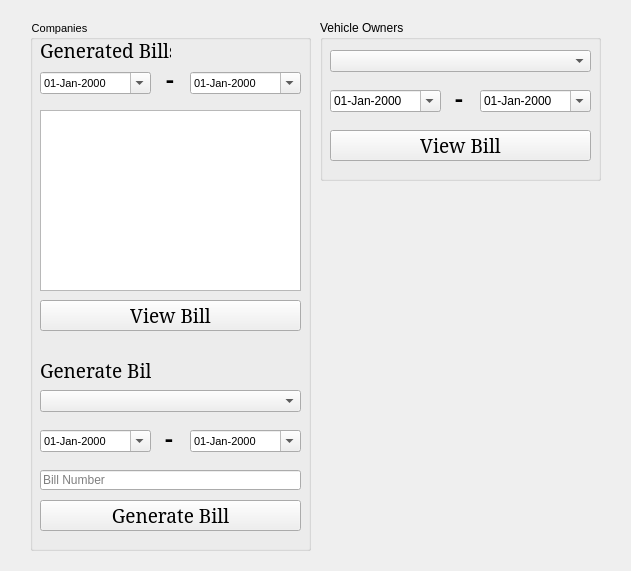
<?xml version="1.0" encoding="UTF-8"?>
<ui version="4.0">
 <class>BillSubmissionWindow</class>
 <widget class="QMainWindow" name="BillSubmissionWindow">
  <property name="geometry">
   <rect>
    <x>0</x>
    <y>0</y>
    <width>631</width>
    <height>571</height>
   </rect>
  </property>
  <property name="windowTitle">
   <string>Bill Submission - KB Roadways</string>
  </property>
  <property name="windowIcon">
   <iconset>
    <normaloff>../__Assets/Logos/CompanyLogo.png</normaloff>../__Assets/Logos/CompanyLogo.png</iconset>
  </property>
  <widget class="QWidget" name="centralwidget">
   <widget class="QLabel" name="lblLogo">
    <property name="geometry">
     <rect>
      <x>320</x>
      <y>220</y>
      <width>291</width>
      <height>281</height>
     </rect>
    </property>
    <property name="acceptDrops">
     <bool>false</bool>
    </property>
    <property name="autoFillBackground">
     <bool>false</bool>
    </property>
    <property name="text">
     <string/>
    </property>
    <property name="pixmap">
     <pixmap>../__Assets/Logos/CompanyLogo.png</pixmap>
    </property>
    <property name="scaledContents">
     <bool>true</bool>
    </property>
   </widget>
   <widget class="QGroupBox" name="gbCompanies">
    <property name="geometry">
     <rect>
      <x>30</x>
      <y>20</y>
      <width>281</width>
      <height>531</height>
     </rect>
    </property>
    <property name="font">
     <font>
      <pointsize>8</pointsize>
      <weight>50</weight>
      <bold>false</bold>
     </font>
    </property>
    <property name="styleSheet">
     <string notr="true">color: rgb(0, 0, 0);</string>
    </property>
    <property name="title">
     <string>Companies</string>
    </property>
    <property name="flat">
     <bool>false</bool>
    </property>
    <widget class="QLabel" name="lblGeneratedBills">
     <property name="geometry">
      <rect>
       <x>10</x>
       <y>10</y>
       <width>131</width>
       <height>41</height>
      </rect>
     </property>
     <property name="font">
      <font>
       <family>Constantia</family>
       <pointsize>14</pointsize>
       <weight>50</weight>
       <bold>false</bold>
      </font>
     </property>
     <property name="text">
      <string>Generated Bills</string>
     </property>
    </widget>
    <widget class="QListWidget" name="lwGeneratedCompanyBills">
     <property name="geometry">
      <rect>
       <x>10</x>
       <y>90</y>
       <width>261</width>
       <height>181</height>
      </rect>
     </property>
    </widget>
    <widget class="QDateEdit" name="deLowestTransportDateCompanyGenerateBill">
     <property name="geometry">
      <rect>
       <x>10</x>
       <y>410</y>
       <width>111</width>
       <height>22</height>
      </rect>
     </property>
     <property name="font">
      <font>
       <pointsize>8</pointsize>
       <weight>50</weight>
       <bold>false</bold>
       <stylestrategy>PreferAntialias</stylestrategy>
      </font>
     </property>
     <property name="cursor">
      <cursorShape>ArrowCursor</cursorShape>
     </property>
     <property name="acceptDrops">
      <bool>false</bool>
     </property>
     <property name="wrapping">
      <bool>false</bool>
     </property>
     <property name="frame">
      <bool>true</bool>
     </property>
     <property name="buttonSymbols">
      <enum>QAbstractSpinBox::UpDownArrows</enum>
     </property>
     <property name="accelerated">
      <bool>false</bool>
     </property>
     <property name="minimumDate">
      <date>
       <year>1752</year>
       <month>9</month>
       <day>14</day>
      </date>
     </property>
     <property name="displayFormat">
      <string>dd-MMM-yyyy</string>
     </property>
     <property name="calendarPopup">
      <bool>true</bool>
     </property>
     <property name="currentSectionIndex">
      <number>0</number>
     </property>
    </widget>
    <widget class="QDateEdit" name="deHighestTransportDateCompanyGenerateBill">
     <property name="geometry">
      <rect>
       <x>160</x>
       <y>410</y>
       <width>111</width>
       <height>22</height>
      </rect>
     </property>
     <property name="font">
      <font>
       <pointsize>8</pointsize>
       <weight>50</weight>
       <bold>false</bold>
       <stylestrategy>PreferAntialias</stylestrategy>
      </font>
     </property>
     <property name="cursor">
      <cursorShape>ArrowCursor</cursorShape>
     </property>
     <property name="acceptDrops">
      <bool>false</bool>
     </property>
     <property name="wrapping">
      <bool>false</bool>
     </property>
     <property name="frame">
      <bool>true</bool>
     </property>
     <property name="buttonSymbols">
      <enum>QAbstractSpinBox::UpDownArrows</enum>
     </property>
     <property name="accelerated">
      <bool>false</bool>
     </property>
     <property name="minimumDate">
      <date>
       <year>1752</year>
       <month>9</month>
       <day>14</day>
      </date>
     </property>
     <property name="displayFormat">
      <string>dd-MMM-yyyy</string>
     </property>
     <property name="calendarPopup">
      <bool>true</bool>
     </property>
     <property name="currentSectionIndex">
      <number>0</number>
     </property>
    </widget>
    <widget class="QLabel" name="lblHiphen">
     <property name="geometry">
      <rect>
       <x>135</x>
       <y>398</y>
       <width>16</width>
       <height>41</height>
      </rect>
     </property>
     <property name="font">
      <font>
       <family>Constantia</family>
       <pointsize>19</pointsize>
       <weight>75</weight>
       <bold>true</bold>
      </font>
     </property>
     <property name="text">
      <string>-</string>
     </property>
    </widget>
    <widget class="QComboBox" name="cbCompanies">
     <property name="geometry">
      <rect>
       <x>10</x>
       <y>370</y>
       <width>261</width>
       <height>22</height>
      </rect>
     </property>
    </widget>
    <widget class="QPushButton" name="btnViewCompanyBill">
     <property name="geometry">
      <rect>
       <x>10</x>
       <y>280</y>
       <width>261</width>
       <height>31</height>
      </rect>
     </property>
     <property name="font">
      <font>
       <family>Constantia</family>
       <pointsize>14</pointsize>
       <weight>50</weight>
       <bold>false</bold>
      </font>
     </property>
     <property name="text">
      <string>View Bill</string>
     </property>
     <property name="shortcut">
      <string>Ctrl+S</string>
     </property>
    </widget>
    <widget class="QLabel" name="lblGenerateBill">
     <property name="geometry">
      <rect>
       <x>10</x>
       <y>330</y>
       <width>111</width>
       <height>41</height>
      </rect>
     </property>
     <property name="font">
      <font>
       <family>Constantia</family>
       <pointsize>14</pointsize>
       <weight>50</weight>
       <bold>false</bold>
      </font>
     </property>
     <property name="text">
      <string>Generate Bill</string>
     </property>
    </widget>
    <widget class="QPushButton" name="btnGenerateCompanyBill">
     <property name="geometry">
      <rect>
       <x>10</x>
       <y>480</y>
       <width>261</width>
       <height>31</height>
      </rect>
     </property>
     <property name="font">
      <font>
       <family>Constantia</family>
       <pointsize>14</pointsize>
       <weight>50</weight>
       <bold>false</bold>
      </font>
     </property>
     <property name="text">
      <string>Generate Bill</string>
     </property>
     <property name="shortcut">
      <string>Ctrl+S</string>
     </property>
    </widget>
    <widget class="QDateEdit" name="deLowestTransportDateCompanyGeneratedBill">
     <property name="geometry">
      <rect>
       <x>10</x>
       <y>52</y>
       <width>111</width>
       <height>22</height>
      </rect>
     </property>
     <property name="font">
      <font>
       <pointsize>8</pointsize>
       <weight>50</weight>
       <bold>false</bold>
       <stylestrategy>PreferAntialias</stylestrategy>
      </font>
     </property>
     <property name="cursor">
      <cursorShape>ArrowCursor</cursorShape>
     </property>
     <property name="acceptDrops">
      <bool>false</bool>
     </property>
     <property name="wrapping">
      <bool>false</bool>
     </property>
     <property name="frame">
      <bool>true</bool>
     </property>
     <property name="buttonSymbols">
      <enum>QAbstractSpinBox::UpDownArrows</enum>
     </property>
     <property name="accelerated">
      <bool>false</bool>
     </property>
     <property name="minimumDate">
      <date>
       <year>1752</year>
       <month>9</month>
       <day>14</day>
      </date>
     </property>
     <property name="displayFormat">
      <string>dd-MMM-yyyy</string>
     </property>
     <property name="calendarPopup">
      <bool>true</bool>
     </property>
     <property name="currentSectionIndex">
      <number>0</number>
     </property>
    </widget>
    <widget class="QDateEdit" name="deHighestTransportDateCompanyGeneratedBill">
     <property name="geometry">
      <rect>
       <x>160</x>
       <y>52</y>
       <width>111</width>
       <height>22</height>
      </rect>
     </property>
     <property name="font">
      <font>
       <pointsize>8</pointsize>
       <weight>50</weight>
       <bold>false</bold>
       <stylestrategy>PreferAntialias</stylestrategy>
      </font>
     </property>
     <property name="cursor">
      <cursorShape>ArrowCursor</cursorShape>
     </property>
     <property name="acceptDrops">
      <bool>false</bool>
     </property>
     <property name="wrapping">
      <bool>false</bool>
     </property>
     <property name="frame">
      <bool>true</bool>
     </property>
     <property name="buttonSymbols">
      <enum>QAbstractSpinBox::UpDownArrows</enum>
     </property>
     <property name="accelerated">
      <bool>false</bool>
     </property>
     <property name="minimumDate">
      <date>
       <year>1752</year>
       <month>9</month>
       <day>14</day>
      </date>
     </property>
     <property name="displayFormat">
      <string>dd-MMM-yyyy</string>
     </property>
     <property name="calendarPopup">
      <bool>true</bool>
     </property>
     <property name="currentSectionIndex">
      <number>0</number>
     </property>
    </widget>
    <widget class="QLabel" name="lblHiphen_4">
     <property name="geometry">
      <rect>
       <x>136</x>
       <y>39</y>
       <width>16</width>
       <height>41</height>
      </rect>
     </property>
     <property name="font">
      <font>
       <family>Constantia</family>
       <pointsize>19</pointsize>
       <weight>75</weight>
       <bold>true</bold>
      </font>
     </property>
     <property name="text">
      <string>-</string>
     </property>
    </widget>
    <widget class="QLineEdit" name="leBillNumber">
     <property name="enabled">
      <bool>true</bool>
     </property>
     <property name="geometry">
      <rect>
       <x>10</x>
       <y>450</y>
       <width>261</width>
       <height>20</height>
      </rect>
     </property>
     <property name="text">
      <string/>
     </property>
     <property name="readOnly">
      <bool>false</bool>
     </property>
     <property name="placeholderText">
      <string>Bill Number</string>
     </property>
    </widget>
   </widget>
   <widget class="QGroupBox" name="gbVehicleOwners">
    <property name="geometry">
     <rect>
      <x>320</x>
      <y>20</y>
      <width>281</width>
      <height>161</height>
     </rect>
    </property>
    <property name="title">
     <string>Vehicle Owners</string>
    </property>
    <property name="flat">
     <bool>false</bool>
    </property>
    <widget class="QDateEdit" name="deLowestTransportDateVehicleOwner">
     <property name="geometry">
      <rect>
       <x>10</x>
       <y>70</y>
       <width>111</width>
       <height>22</height>
      </rect>
     </property>
     <property name="font">
      <font>
       <weight>50</weight>
       <bold>false</bold>
       <stylestrategy>PreferAntialias</stylestrategy>
      </font>
     </property>
     <property name="cursor">
      <cursorShape>ArrowCursor</cursorShape>
     </property>
     <property name="acceptDrops">
      <bool>false</bool>
     </property>
     <property name="wrapping">
      <bool>false</bool>
     </property>
     <property name="frame">
      <bool>true</bool>
     </property>
     <property name="buttonSymbols">
      <enum>QAbstractSpinBox::UpDownArrows</enum>
     </property>
     <property name="accelerated">
      <bool>false</bool>
     </property>
     <property name="minimumDate">
      <date>
       <year>1752</year>
       <month>9</month>
       <day>14</day>
      </date>
     </property>
     <property name="displayFormat">
      <string>dd-MMM-yyyy</string>
     </property>
     <property name="calendarPopup">
      <bool>true</bool>
     </property>
     <property name="currentSectionIndex">
      <number>0</number>
     </property>
    </widget>
    <widget class="QDateEdit" name="deHighestTransportDateVehicleOwner">
     <property name="geometry">
      <rect>
       <x>160</x>
       <y>70</y>
       <width>111</width>
       <height>22</height>
      </rect>
     </property>
     <property name="font">
      <font>
       <weight>50</weight>
       <bold>false</bold>
       <stylestrategy>PreferAntialias</stylestrategy>
      </font>
     </property>
     <property name="cursor">
      <cursorShape>ArrowCursor</cursorShape>
     </property>
     <property name="acceptDrops">
      <bool>false</bool>
     </property>
     <property name="wrapping">
      <bool>false</bool>
     </property>
     <property name="frame">
      <bool>true</bool>
     </property>
     <property name="buttonSymbols">
      <enum>QAbstractSpinBox::UpDownArrows</enum>
     </property>
     <property name="accelerated">
      <bool>false</bool>
     </property>
     <property name="minimumDate">
      <date>
       <year>1752</year>
       <month>9</month>
       <day>14</day>
      </date>
     </property>
     <property name="displayFormat">
      <string>dd-MMM-yyyy</string>
     </property>
     <property name="calendarPopup">
      <bool>true</bool>
     </property>
     <property name="currentSectionIndex">
      <number>0</number>
     </property>
    </widget>
    <widget class="QLabel" name="lblHiphen_3">
     <property name="geometry">
      <rect>
       <x>135</x>
       <y>58</y>
       <width>16</width>
       <height>41</height>
      </rect>
     </property>
     <property name="font">
      <font>
       <family>Constantia</family>
       <pointsize>19</pointsize>
       <weight>75</weight>
       <bold>true</bold>
      </font>
     </property>
     <property name="text">
      <string>-</string>
     </property>
    </widget>
    <widget class="QComboBox" name="cbVehicleOwners">
     <property name="geometry">
      <rect>
       <x>10</x>
       <y>30</y>
       <width>261</width>
       <height>22</height>
      </rect>
     </property>
    </widget>
    <widget class="QPushButton" name="btnViewVehicleOwnerBill">
     <property name="geometry">
      <rect>
       <x>10</x>
       <y>110</y>
       <width>261</width>
       <height>31</height>
      </rect>
     </property>
     <property name="font">
      <font>
       <family>Constantia</family>
       <pointsize>14</pointsize>
      </font>
     </property>
     <property name="text">
      <string>View Bill</string>
     </property>
     <property name="shortcut">
      <string>Ctrl+S</string>
     </property>
    </widget>
   </widget>
  </widget>
 </widget>
 <tabstops>
  <tabstop>deLowestTransportDateCompanyGeneratedBill</tabstop>
  <tabstop>deHighestTransportDateCompanyGeneratedBill</tabstop>
  <tabstop>lwGeneratedCompanyBills</tabstop>
  <tabstop>btnViewCompanyBill</tabstop>
  <tabstop>cbCompanies</tabstop>
  <tabstop>deLowestTransportDateCompanyGenerateBill</tabstop>
  <tabstop>deHighestTransportDateCompanyGenerateBill</tabstop>
  <tabstop>leBillNumber</tabstop>
  <tabstop>btnGenerateCompanyBill</tabstop>
  <tabstop>cbVehicleOwners</tabstop>
  <tabstop>deLowestTransportDateVehicleOwner</tabstop>
  <tabstop>deHighestTransportDateVehicleOwner</tabstop>
  <tabstop>btnViewVehicleOwnerBill</tabstop>
 </tabstops>
 <resources/>
 <connections/>
</ui>
